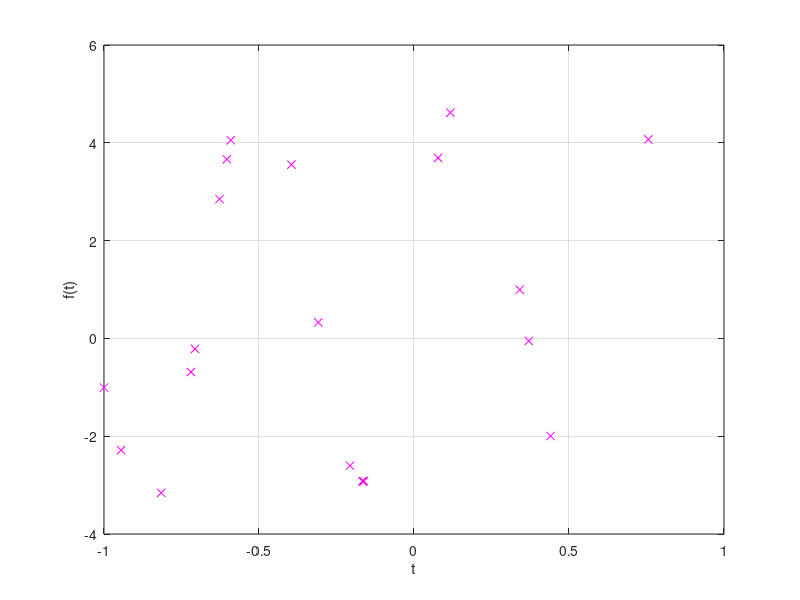

Here is the MATLAB script that generated this plot:
% load and plot data file
data = load('data.txt', '-ascii');

% the first column contains measurement times
t = data(:,1);
% the second column contains measured signal values
f = data(:,2);

% plot the data
plot(t,f,'xm');
xlabel('t'); ylabel('f(t)'); grid on;
